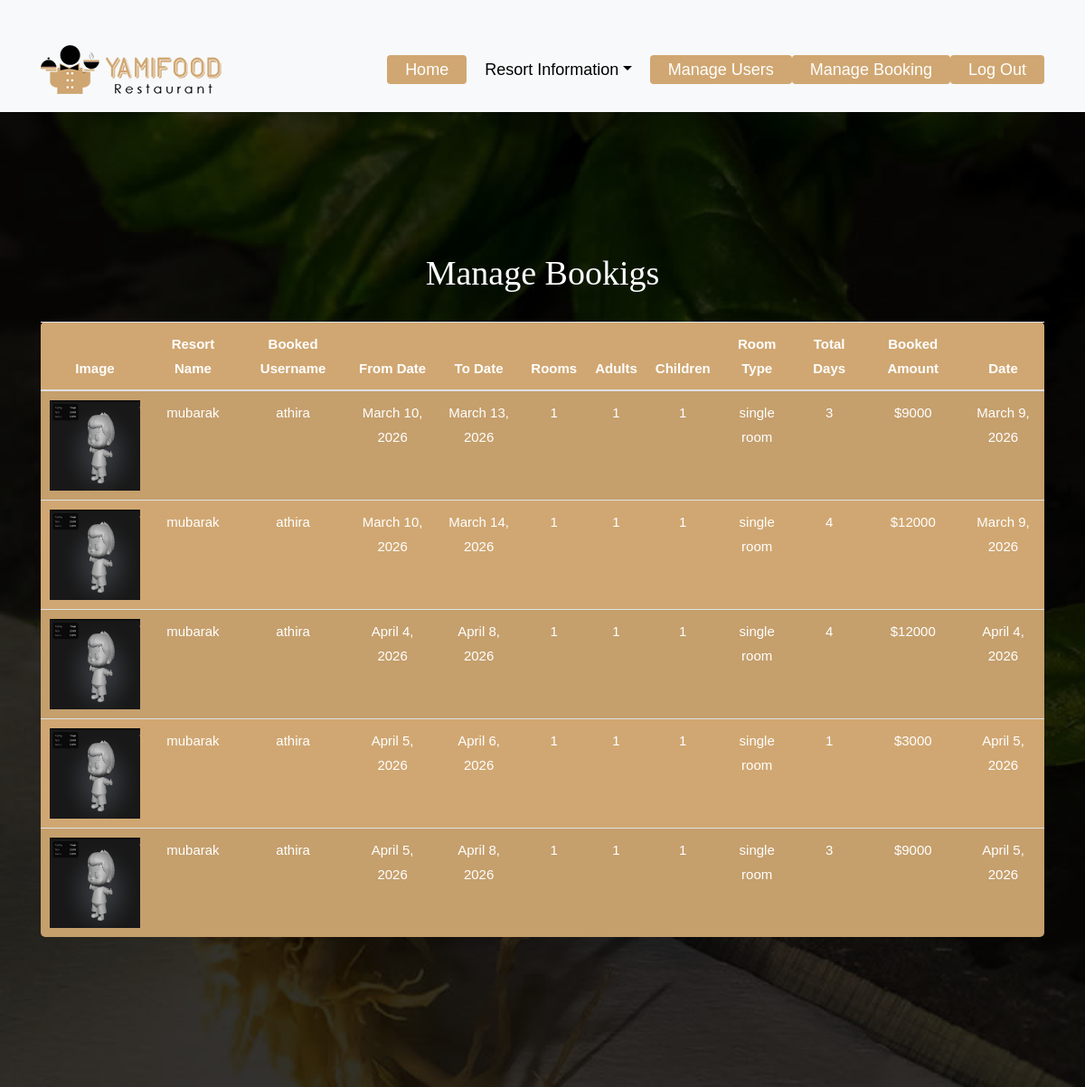
Page /manage-booking/ on the committed database.
### home/models.py (models this page shows, shortened)
class Booking(models.Model):
    user = models.ForeignKey(signup, on_delete=models.CASCADE)
    room = models.ForeignKey(room, on_delete=models.CASCADE)
    from_date = models.DateField()
    to_date = models.DateField()
    rooms=models.IntegerField()
    adults = models.IntegerField()
    children = models.IntegerField()
    total_days = models.IntegerField()
    booked_amount = models.IntegerField()
    date_of_booking = models.DateField(auto_now_add=True)

class room(models.Model):
    resort = models.ForeignKey(resort, related_name='rooms', on_delete=models.CASCADE)
    ROOM_CHOICES = [
        ('single room', 'Single Room'),
        ('double room', 'Double Room'),
        ('special room', 'Special Room'),
    ]
    room_type = models.CharField(max_length=100, choices=ROOM_CHOICES)
    WIFI_CHOICES = [
        ('YES', 'Yes'),
        ('NO', 'No'),
    ]
    wifi_number = models.CharField(max_length=100, choices=WIFI_CHOICES)
    TV_CHOICES = [
        ('YES', 'Yes'),
        ('NO', 'No'),
    ]
    tv_number = models.CharField(max_length=100, choices=TV_CHOICES)
    FOOD_CHOICES = [
        ('free', 'Free'),
        ('non-free', 'Non-Free'),
    ]
    food = models.CharField(max_length=100, choices=FOOD_CHOICES)
    price = models.IntegerField()

class resort(models.Model):
    name=models.CharField(max_length=100,primary_key=True)
    locality=models.CharField(max_length=500)
    email=models.EmailField()
    phone=models.CharField(max_length=15)
    address=models.CharField(max_length=500)
    land_mark=models.CharField(max_length=100)
    parking_choices=[
        ('YES','YES'),
        ('NO','NO'),
    ]
    parking=models.CharField(max_length=100,choices=parking_choices)
    image=models.ImageField(upload_to='resort_images/')

class signup(models.Model):
    name = models.CharField(max_length=200)
    email = models.EmailField(max_length=255, unique=True)  # Unique email
    GENDER = [
        ('MALE', 'MALE'),
        ('FEMALE', 'FEMALE'),
    ]
    gender = models.CharField(max_length=100, choices=GENDER)
    phone = models.CharField(max_length=50)
    username = models.CharField(max_length=255, unique=True)  # Unique username
    password = models.CharField(max_length=128)  # Change

### home/views.py (the view)
# urls.py: path('manage-booking/', views.manage_booking, name='manage_booking'),
def manage_booking(request):
    bookings = Booking.objects.select_related('user', 'room', 'room__resort').all()  # Optimize queries with select_related
    return render(request, 'manage_booking.html', {'bookings': bookings})

### templates/manage_booking.html (shortened to what this page needs)
{% load static %}
<!DOCTYPE html>
<html lang="en">
<head>
    <link rel="stylesheet" href="{% static 'css/bootstrap.min.css' %}">
    <link rel="stylesheet" href="{% static 'css/style.css' %}">
    <link rel="stylesheet" href="{% static 'css/custom.css' %}">
</head>
<body>
    <header class="top-navbar">
        <nav class="navbar navbar-expand-lg navbar-light bg-light">
            <div class="container">
                <a class="navbar-brand" href="index.html">
                    <img src="{% static 'images/logo.png' %}" alt="" />
                </a>
                <div class="collapse navbar-collapse" id="navbars-rs-food">
                    <ul class="navbar-nav ml-auto">
                        <li class="nav-item active"><a class="nav-link" href="{% url 'resort_reg'  %}">Home</a></li>
                        <li class="nav-item dropdown">
                            <a class="nav-link dropdown-toggle" href="#" id="dropdown-a" data-toggle="dropdown">Resort Information</a>
                        </li>
                        <li class="nav-item active"><a class="nav-link" href="{% url 'manage_users' %}">Manage Users</a></li>
                        <li class="nav-item active"><a class="nav-link" href="{% url 'manage_booking' %}">Manage Booking</a></li>
                        <li class="nav-item active"><a class="nav-link" href="{% url 'front' %}">Log Out</a></li>
                    </ul>
                </div>
            </div>
        </nav>
    </header>
    <div class="all-page-title page-breadcrumb">
        <div class="container text-center">
            <div class="row">
                <div class="col-lg-12">
                    <h1>Manage Bookigs</h1>
                </div>
            </div>
        <table class="table table-striped">
            <thead>
                <tr>
                    <th>Image</th>
                    <th>Resort Name</th>
                    <th>Booked Username</th>
                    <th>From Date</th>
                    <th>To Date</th>
                    <th>Rooms</th>
                    <th>Adults</th>
                    <th>Children</th>
                    <th>Room Type</th>
                    <th>Total Days</th>
                    <th>Booked Amount</th>
                    <th>Date</th>
                </tr>
            </thead>
            <tbody>
                {% for booking in bookings %}
                    <tr>
                        <td>
                            <img src="{{ booking.room.resort.image.url }}" alt="{{ booking.room.resort.name }}" style="width: 100px; height: 100px;">
                        </td>
                        <td>{{ booking.room.resort.name }}</td>
                        <td>{{ booking.user.username }}</td>
                        <td>{{ booking.from_date }}</td>
                        <td>{{ booking.to_date }}</td>
                        <td>{{ booking.rooms }}</td>
                        <td>{{ booking.adults }}</td>
                        <td>{{ booking.children }}</td>
                        <td>{{ booking.room.room_type }}</td>
                        <td>{{ booking.total_days }}</td>
                        <td>${{ booking.booked_amount }}</td>
                        <td>{{ booking.date_of_booking }}</td>
                    </tr>
                {% endfor %}
            </tbody>
        </table>
    </div>
</body>
</html>

### static/css/style.css (style rules this page uses)
body { font-size: 15px; font-family: 'Athiti', sans-serif; line-height: 1.80857; }
a { color: #1f1f1f; text-decoration: none !important; outline: none !important; -webkit-transition: all .3s ease-in-out; -moz-transition: all .3s ease-in-out; -ms-transition: all .3s ease-in-out; -o-transition: all .3s ease-in-out; transition: all .3s ease-in-out; }
h1, h2, h3, h4, h5, h6 { letter-spacing: 0; font-weight: normal; position: relative; padding: 0 0 10px 0; font-weight: normal; line-height: 120% !important; color: #1f1f1f; margin: 0 }
h1 { font-size: 24px }
a { color: #1f1f1f; text-decoration: none; outline: none; }
a, .btn { text-decoration: none !important; outline: none !important; -webkit-transition: all .3s ease-in-out; -moz-transition: all .3s ease-in-out; -ms-transition: all .3s ease-in-out; -o-transition: all .3s ease-in-out; transition: all .3s ease-in-out; }
ul, li, ol { list-style: none; margin: 0px; padding: 0px; }
.top-navbar { position: relative; z-index: 10; }
.top-navbar .navbar { padding: 15px 0px; position: fixed; width: 100%; transition: height .3s ease-out, background .3s ease-out, box-shadow .3s ease-out; -webkit-transform: translate3d(0, 0, 0); transform: translate3d(0, 0, 0); z-index: 100; }
.top-navbar .navbar-light .navbar-nav .nav-link { color: #010101; font-size: 18px; padding: 0px 20px; border-radius: 4px; }
.top-navbar .navbar-light .navbar-nav .nav-item.active .nav-link { background: #d0a772; color: #ffffff; border-radius: 4px; }
.page-breadcrumb { padding: 250px 0 150px; background: url(../images/all-bg.jpg) no-repeat; background-attachment: fixed; background-size: cover; background-position: 0 0; position: relative; }
.all-page-title .container { position: relative; z-index: 2; }
.all-page-title::before { background: #010101; content: ""; height: 100%; left: 0; position: absolute; top: 0; width: 100%; z-index: 1; opacity: 0.8; }
.all-page-title h1 { font-size: 38px; color: #ffffff; font-family: 'Arbutus Slab', serif; padding: 0px; }

### templates/manage_booking.html (style rules this page uses)
body { font-family: Arial, sans-serif; background-color: #f4f4f9; margin: 0; padding: 0; }
.container { margin-top: 30px; }
h1 { text-align: center; margin-bottom: 30px; }
.table { background-color: #d0a772; border-radius: 5px; }
.table th, .table td { text-align: center; padding: 10px; color: white; }

### rows in the picture
Booking: room.resort.image (picture), room.resort.name "mubarak", user.username "athira", from_date "March 10, 2026", to_date "March 13, 2026", rooms "1", adults "1", children "1", room.room_type "single room", total_days "3", booked_amount "9000", date_of_booking "March 9, 2026"
Booking: room.resort.image (picture), room.resort.name "mubarak", user.username "athira", from_date "March 10, 2026", to_date "March 14, 2026", rooms "1", adults "1", children "1", room.room_type "single room", total_days "4", booked_amount "12000", date_of_booking "March 9, 2026"
Booking: room.resort.image (picture), room.resort.name "mubarak", user.username "athira", from_date "April 4, 2026", to_date "April 8, 2026", rooms "1", adults "1", children "1", room.room_type "single room", total_days "4", booked_amount "12000", date_of_booking "April 4, 2026"
Booking: room.resort.image (picture), room.resort.name "mubarak", user.username "athira", from_date "April 5, 2026", to_date "April 6, 2026", rooms "1", adults "1", children "1", room.room_type "single room", total_days "1", booked_amount "3000", date_of_booking "April 5, 2026"
Booking: room.resort.image (picture), room.resort.name "mubarak", user.username "athira", from_date "April 5, 2026", to_date "April 8, 2026", rooms "1", adults "1", children "1", room.room_type "single room", total_days "3", booked_amount "9000", date_of_booking "April 5, 2026"
